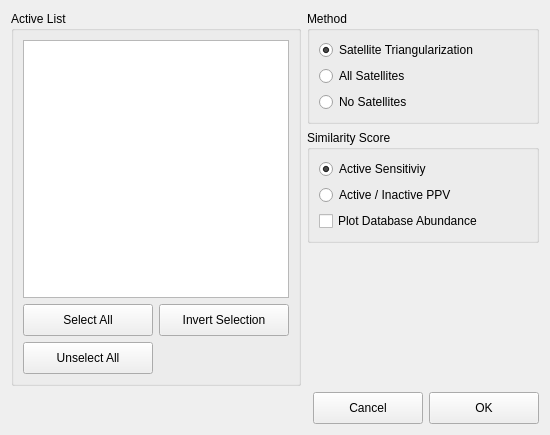
<?xml version="1.0" encoding="UTF-8"?>
<ui version="4.0">
 <class>SimilaritySearchDialog</class>
 <widget class="QWidget" name="SimilaritySearchDialog">
  <property name="geometry">
   <rect>
    <x>0</x>
    <y>0</y>
    <width>544</width>
    <height>435</height>
   </rect>
  </property>
  <property name="windowTitle">
   <string>Similarity Search</string>
  </property>
  <layout class="QGridLayout" name="gridLayout_4">
   <item row="0" column="0" rowspan="3">
    <widget class="QGroupBox" name="groupBox">
     <property name="title">
      <string>Active List</string>
     </property>
     <layout class="QGridLayout" name="gridLayout">
      <item row="0" column="0" colspan="2">
       <widget class="QListView" name="listView"/>
      </item>
      <item row="1" column="0">
       <widget class="QPushButton" name="pushButton">
        <property name="minimumSize">
         <size>
          <width>130</width>
          <height>32</height>
         </size>
        </property>
        <property name="maximumSize">
         <size>
          <width>130</width>
          <height>32</height>
         </size>
        </property>
        <property name="text">
         <string>Select All</string>
        </property>
       </widget>
      </item>
      <item row="1" column="1">
       <widget class="QPushButton" name="pushButton_3">
        <property name="minimumSize">
         <size>
          <width>130</width>
          <height>32</height>
         </size>
        </property>
        <property name="maximumSize">
         <size>
          <width>136</width>
          <height>32</height>
         </size>
        </property>
        <property name="text">
         <string>Invert Selection</string>
        </property>
       </widget>
      </item>
      <item row="2" column="0">
       <widget class="QPushButton" name="pushButton_2">
        <property name="minimumSize">
         <size>
          <width>130</width>
          <height>32</height>
         </size>
        </property>
        <property name="maximumSize">
         <size>
          <width>130</width>
          <height>32</height>
         </size>
        </property>
        <property name="text">
         <string>Unselect All</string>
        </property>
       </widget>
      </item>
      <item row="2" column="1">
       <spacer name="horizontalSpacer">
        <property name="orientation">
         <enum>Qt::Horizontal</enum>
        </property>
        <property name="sizeHint" stdset="0">
         <size>
          <width>115</width>
          <height>20</height>
         </size>
        </property>
       </spacer>
      </item>
     </layout>
    </widget>
   </item>
   <item row="0" column="1" colspan="3">
    <widget class="QGroupBox" name="groupBox_2">
     <property name="title">
      <string>Method</string>
     </property>
     <layout class="QGridLayout" name="gridLayout_3">
      <item row="0" column="0">
       <widget class="QRadioButton" name="radioButton">
        <property name="text">
         <string>Satellite Triangularization</string>
        </property>
        <property name="checked">
         <bool>true</bool>
        </property>
       </widget>
      </item>
      <item row="1" column="0">
       <widget class="QRadioButton" name="radioButton_2">
        <property name="text">
         <string>All Satellites</string>
        </property>
       </widget>
      </item>
      <item row="2" column="0">
       <widget class="QRadioButton" name="radioButton_4">
        <property name="text">
         <string>No Satellites</string>
        </property>
       </widget>
      </item>
     </layout>
    </widget>
   </item>
   <item row="1" column="1" colspan="3">
    <widget class="QGroupBox" name="groupBox_3">
     <property name="title">
      <string>Similarity Score</string>
     </property>
     <layout class="QGridLayout" name="gridLayout_2">
      <item row="0" column="0">
       <widget class="QRadioButton" name="radioButton_3">
        <property name="text">
         <string>Active Sensitiviy</string>
        </property>
        <property name="checked">
         <bool>true</bool>
        </property>
       </widget>
      </item>
      <item row="1" column="0">
       <widget class="QRadioButton" name="radioButton_5">
        <property name="text">
         <string>Active / Inactive PPV</string>
        </property>
       </widget>
      </item>
      <item row="2" column="0">
       <widget class="QCheckBox" name="checkBox">
        <property name="text">
         <string>Plot Database Abundance</string>
        </property>
       </widget>
      </item>
     </layout>
    </widget>
   </item>
   <item row="2" column="2">
    <spacer name="verticalSpacer">
     <property name="orientation">
      <enum>Qt::Vertical</enum>
     </property>
     <property name="sizeHint" stdset="0">
      <size>
       <width>20</width>
       <height>178</height>
      </size>
     </property>
    </spacer>
   </item>
   <item row="3" column="0" colspan="2">
    <spacer name="horizontalSpacer_2">
     <property name="orientation">
      <enum>Qt::Horizontal</enum>
     </property>
     <property name="sizeHint" stdset="0">
      <size>
       <width>293</width>
       <height>20</height>
      </size>
     </property>
    </spacer>
   </item>
   <item row="3" column="2">
    <widget class="QPushButton" name="cancelButton">
     <property name="minimumSize">
      <size>
       <width>110</width>
       <height>32</height>
      </size>
     </property>
     <property name="maximumSize">
      <size>
       <width>120</width>
       <height>32</height>
      </size>
     </property>
     <property name="text">
      <string>Cancel</string>
     </property>
    </widget>
   </item>
   <item row="3" column="3">
    <widget class="QPushButton" name="okButton">
     <property name="minimumSize">
      <size>
       <width>110</width>
       <height>32</height>
      </size>
     </property>
     <property name="maximumSize">
      <size>
       <width>119</width>
       <height>32</height>
      </size>
     </property>
     <property name="text">
      <string>OK</string>
     </property>
    </widget>
   </item>
  </layout>
 </widget>
 <resources/>
 <connections/>
</ui>
